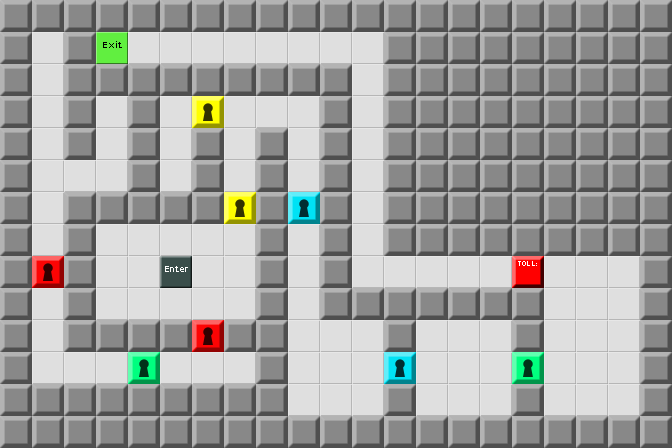

Tiled map render using the project's own tile images. Description and the map definition, with tile-layer contents summarised, below:
An orthogonal 21x14 tile map with 32x32 px tiles, 1 tile layer (Map) and 20 objects.

<map version="1.0" orientation="orthogonal" width="21" height="14" tilewidth="32" tileheight="32">
 <tileset firstgid="1" source="devgraphics.tsx" />
 <layer name="Map" width="21" height="14">
  <data>[294 cells, 294 non-empty, 9 distinct tile ids]</data>
 </layer>
 <objectgroup name="Enemies" width="21" height="14">
  <object gid="25" x="224" y="288" />
 </objectgroup>
 <objectgroup name="Items" width="21" height="14">
  <object gid="4" x="96" y="320" />
  <object gid="22" x="288" y="192" />
  <object gid="34" x="160" y="384" />
  <object gid="46" x="320" y="384" />
  <object gid="4" x="32" y="320" />
  <object gid="34" x="160" y="192" />
  <object gid="22" x="448" y="384" />
  <object gid="46" x="96" y="128" />
  <object gid="12" x="96" y="256" />
  <object gid="12" x="352" y="352" />
  <object gid="12" x="416" y="352" />
  <object gid="12" x="544" y="384" />
  <object gid="12" x="576" y="384" />
  <object gid="12" x="608" y="384" />
  <object gid="12" x="608" y="352" />
  <object gid="12" x="608" y="320" />
  <object gid="12" x="608" y="288" />
  <object gid="12" x="32" y="64" />
  <object gid="8" x="192" y="288">
   <properties>
    <property name="Text" value="Go quick. Clock's ticking." />
   </properties>
  </object>
 </objectgroup>
 <objectgroup name="Tools" width="21" height="14" />
 <objectgroup name="Parameters" width="21" height="14">
  <properties>
   <property name="time" value="80" />
   <property name="wrapAround" value="false" />
  </properties>
 </objectgroup>
</map>
